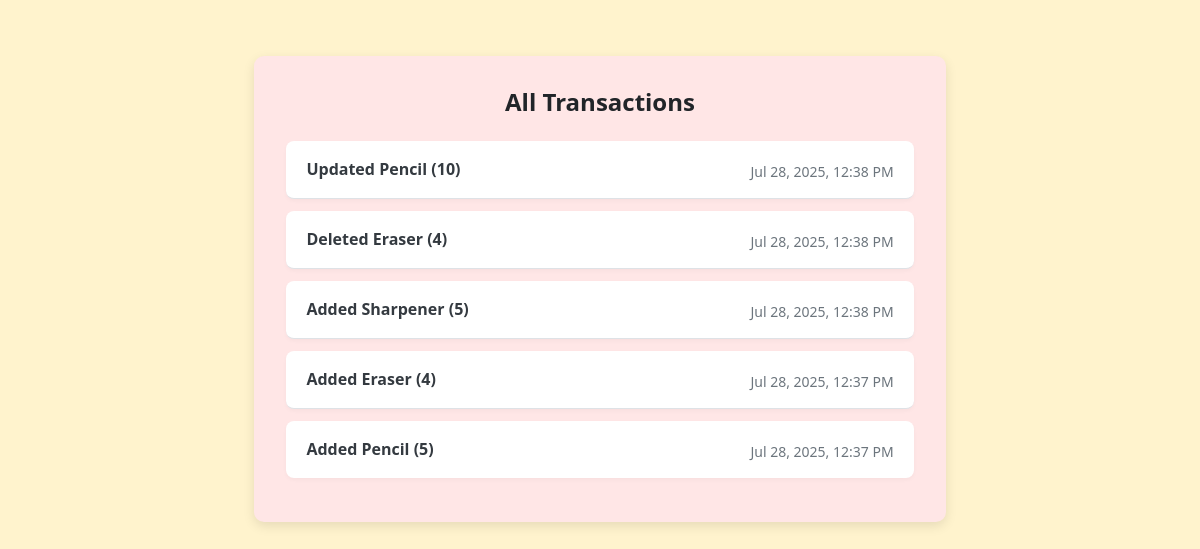
Screenshot of /transactions/ with the database file from the repository.
### inventory/models.py (models this page shows, shortened)
class Transaction(models.Model):
    ACTIONS = [
        ('A', 'Added'),
        ('U', 'Updated'),
        ('D', 'Deleted'),
    ]
    product      = models.ForeignKey(
        Product,
        on_delete=models.SET_NULL,
        null=True,
        blank=True
    )
    product_name = models.CharField(
        max_length=100,
        default="",   # ← backfills existing rows so migrations won’t prompt you
        help_text="Snapshot of the product name at time of transaction"
    )
    action       = models.CharField(max_length=1, choices=ACTIONS)
    quantity     = models.IntegerField()
    timestamp    = models.DateTimeField(auto_now_add=True)

### inventory/views.py (the view)
# urls.py: path('transactions/', views.transaction_list, name='transaction_list'),
def transaction_list(request):
    transactions = (
        Transaction.objects
        .order_by('-timestamp')
    )
    return render(request, 'inventory/transaction_list.html', {
        'transactions': transactions
    })

### inventory/templates/inventory/transaction_list.html (shortened to what this page needs)
{% extends 'inventory/base.html' %}
{% load tz %}
{% block content %}
<div class="transactions-wrapper">
  <h1>All Transactions</h1>
  <ul class="list-group list-group-flush">
    {% for t in transactions %}
      <li class="list-group-item">
        <div class="fw-semibold">
          {{ t.get_action_display }}
          <strong>{{ t.product_name }}</strong>
          ({{ t.quantity }})
        </div>
        <div class="text-muted mt-1 small">
          {% localtime on %}{{ t.timestamp|date:"M j, Y, g:i A" }}{% endlocaltime %}
        </div>
      </li>
    {% empty %}
      <li class="list-group-item text-center text-muted">
        No transactions available.
      </li>
    {% endfor %}
  </ul>
</div>
{% endblock %}

### inventory/templates/inventory/base.html (shortened to what this page needs)
<!DOCTYPE html>
<html>
  <head>
    {% load static %}
    <link
      href="https://cdn.jsdelivr.net/npm/bootstrap@5.4.3/dist/css/bootstrap.min.css"
      rel="stylesheet"
    />
    <link href="{% static 'css/styles.css' %}" rel="stylesheet" />
  </head>
  <body class="p-4">
    {% block content %}{% endblock %}
  </body>
</html>

### static/css/styles.css (style rules this page uses)
h1, h2 { font-size: 1.5rem; font-weight: bold; margin-bottom: 1rem; }

### inventory/templates/inventory/transaction_list.html (style rules this page uses)
body { background-color: #fff3cd; }
.transactions-wrapper { background-color: #ffe6e6; width: 60%; margin: 2rem auto; padding: 2rem; border-radius: 10px; box-shadow: 0 4px 12px rgba(0, 0, 0, 0.1); }
.list-group { padding-left: 0; }
.transactions-wrapper h1 { text-align: center; margin-bottom: 1.5rem; font-weight: bold; }
.list-group-item { background-color: #fff; border: 1px solid #dee2e6; border-radius: 8px !important; margin-bottom: 0.75rem; padding: 1rem 1.25rem; box-shadow: 0 2px 4px rgba(0, 0, 0, 0.03); display: flex; justify-content: space-between; }
.fw-semibold { font-weight: 600; color: #343a40; }
.text-muted { font-size: 0.875rem; color: #6c757d !important; }

### rows the page displays
Transaction: action "Updated", product_name "Pencil", quantity "10", timestamp "Jul 28, 2025, 12:38 PM"
Transaction: action "Deleted", product_name "Eraser", quantity "4", timestamp "Jul 28, 2025, 12:38 PM"
Transaction: action "Added", product_name "Sharpener", quantity "5", timestamp "Jul 28, 2025, 12:38 PM"
Transaction: action "Added", product_name "Eraser", quantity "4", timestamp "Jul 28, 2025, 12:37 PM"
Transaction: action "Added", product_name "Pencil", quantity "5", timestamp "Jul 28, 2025, 12:37 PM"
